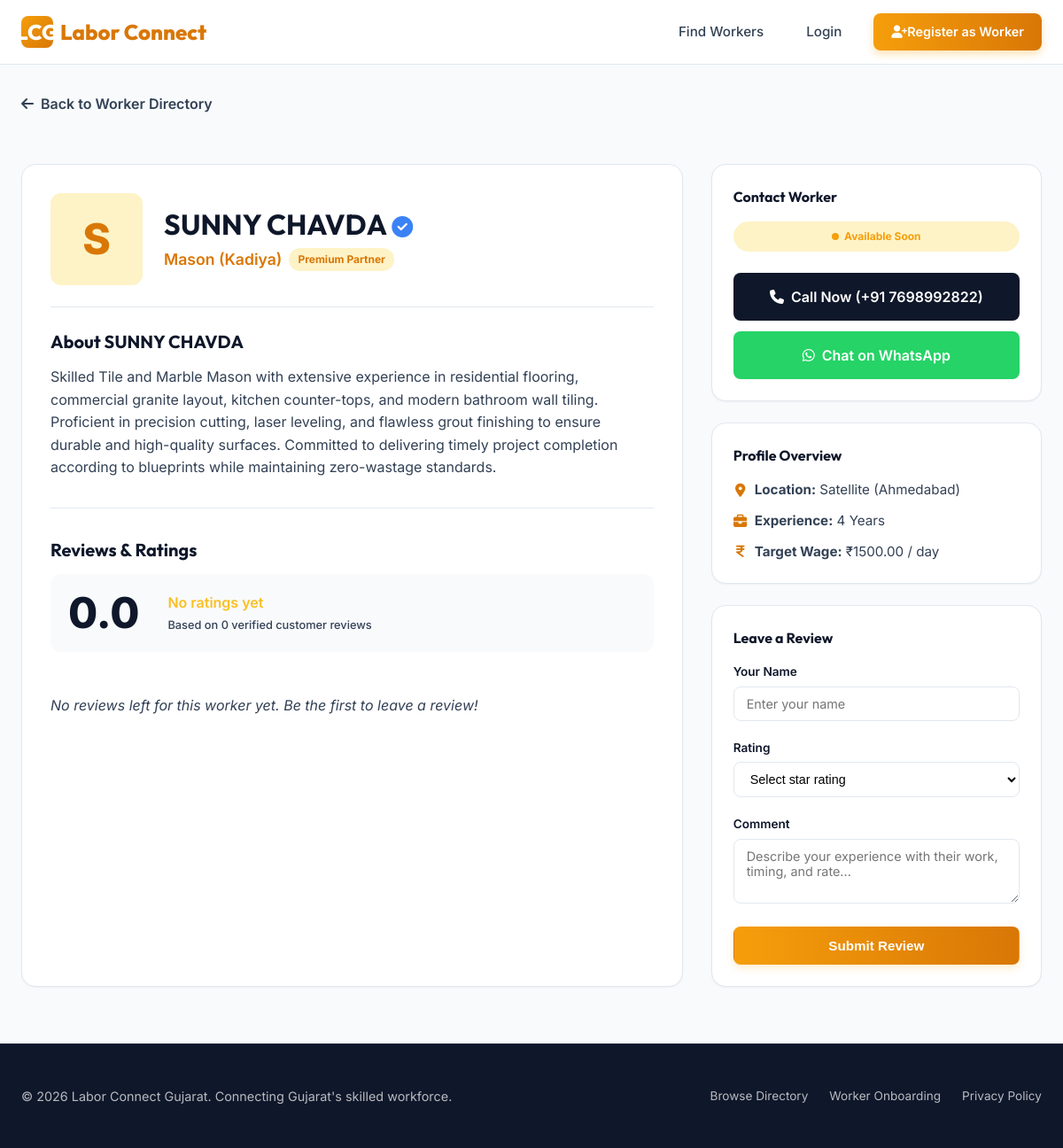
/worker/1/, run on the app's committed database.
### marketplace/models.py (models this page shows, shortened)
class WorkerProfile(models.Model):
    user = models.OneToOneField(User, on_delete=models.CASCADE, related_name='worker_profile')
    name = models.CharField(max_length=100)
    mobile_number = models.CharField(max_length=15, unique=True)
    whatsapp_number = models.CharField(max_length=15, blank=True)
    skill = models.CharField(max_length=30, choices=SKILL_CHOICES)
    experience = models.PositiveIntegerField(help_text="Years of experience")
    location = models.CharField(max_length=50, choices=LOCATION_CHOICES)
    availability = models.CharField(max_length=20, choices=AVAILABILITY_CHOICES, default='available')
    daily_rate = models.DecimalField(max_digits=8, decimal_places=2, null=True, blank=True, help_text="Daily rate in INR (optional)")
    bio = models.TextField(blank=True, max_length=500)
    profile_picture = models.ImageField(upload_to='workers/', null=True, blank=True)
    is_verified = models.BooleanField(default=False)
    is_premium = models.BooleanField(default=False)
    @property
    def average_rating(self):
        reviews = self.reviews.all()
        if reviews.exists():
            return round(sum(r.rating for r in reviews) / reviews.count(), 1)
        return 0.0
    @property
    def review_count(self):
        return self.reviews.count()

### marketplace/views.py (the view)
# urls.py: path('worker/<int:pk>/', views.worker_detail_view, name='worker_detail'),
def worker_detail_view(request, pk):
    worker = get_object_or_404(WorkerProfile, pk=pk)
    reviews = worker.reviews.all().order_by('-created_at')
    if request.method == 'POST':
        form = ReviewForm(request.POST)
        if form.is_valid():
            review = form.save(commit=False)
            review.worker = worker
            review.save()
            messages.success(request, f"Review submitted successfully for {worker.name}!")
            return redirect('worker_detail', pk=pk)
    else:
        form = ReviewForm()
    context = {
        'worker': worker,
        'reviews': reviews,
        'form': form,
    }
    return render(request, 'marketplace/worker_detail.html', context)

### marketplace/forms.py
class ReviewForm(forms.ModelForm):
    class Meta:
        model = Review
        fields = ['customer_name', 'rating', 'comment']
        widgets = {
            'rating': forms.Select(attrs={'class': 'rating-select'}),
            'comment': forms.Textarea(attrs={'rows': 3, 'placeholder': 'Write your honest review here...'}),
            'customer_name': forms.TextInput(attrs={'placeholder': 'Your Name'}),
        }

### marketplace/templates/marketplace/worker_detail.html (shortened to what this page needs)
{% extends 'marketplace/base.html' %}
{% load static %}
{% block content %}
<div class="container" style="margin-top: 2rem;">
    <a href="{% url 'home' %}" style="display: inline-flex; align-items: center; gap: 0.5rem; font-weight: 600; margin-bottom: 1.5rem; color: var(--neutral-body);" id="back-to-directory">
        <i class="fa-solid fa-arrow-left"></i> Back to Worker Directory
    </a>
    <div class="profile-layout">
        <div class="profile-main-card" id="profile-details-main">
            <div class="profile-detail-header">
                {% if worker.profile_picture %}
                    <img src="{{ worker.profile_picture.url }}" alt="{{ worker.name }}" class="profile-avatar-large">
                {% else %}
                    <div class="profile-avatar-large">
                        {{ worker.name|slice:":1" }}
                    </div>
                {% endif %}
                <div class="profile-name-section">
                    <h1 class="profile-title" id="worker-profile-name">
                        {{ worker.name }}
                        {% if worker.is_verified %}
                            <i class="fa-solid fa-circle-check verified-icon" style="font-size: 1.5rem;" title="Verified" id="worker-profile-verified"></i>
                        {% endif %}
                    </h1>
                    <div class="profile-tags">
                        <span class="worker-skill" style="font-size: 1.1rem;" id="worker-profile-skill">{{ worker.get_skill_display }}</span>
                        {% if worker.is_premium %}
                            <span class="badge" style="background-color: var(--primary-light); color: var(--primary-dark); font-weight: 700;" id="worker-profile-premium">Premium Partner</span>
                        {% endif %}
                    </div>
                </div>
            </div>
            <div class="profile-bio-section" id="worker-profile-about">
                <h3>About {{ worker.name }}</h3>
                <p class="profile-bio-text">
                    {{ worker.bio|default:"This worker has registered on Labor Connect Gujarat to offer skilled labor services. They are committed to delivering high-quality, professional workmanship on jobs across Ahmedabad. Contact directly below to discuss project details, scope of work, and rates." }}
                </p>
            </div>
            <div class="reviews-section" id="worker-reviews-wrapper">
                <h3>Reviews & Ratings</h3>
                <div class="review-summary-card" id="rating-summary-card">
                    <div class="review-summary-num" id="avg-rating-value">{{ worker.average_rating }}</div>
                    <div>
                        <div class="rating-stars" id="rating-summary-stars">
                            {% if worker.average_rating > 0 %}
                                <i class="fa-solid fa-star"></i>
                                <span style="font-size: 1.15rem; color: var(--neutral-dark);">{{ worker.average_rating }} / 5.0</span>
                            {% else %}
                                <span>No ratings yet</span>
                            {% endif %}
                        </div>
                        <span class="rating-text" id="total-reviews-count">Based on {{ worker.review_count }} verified customer reviews</span>
                    </div>
                </div>
                <div class="review-list" id="reviews-items-list">
                    {% for review in reviews %}
                        <div class="review-item" id="review-item-{{ review.id }}">
                            <div class="review-header">
                                <span class="review-author" id="review-author-{{ review.id }}">{{ review.customer_name }}</span>
                                <span class="review-date" id="review-date-{{ review.id }}">{{ review.created_at|date:"M d, Y" }}</span>
                            </div>
                            <div class="rating-stars" style="margin-bottom: 0.5rem; font-size: 0.85rem;" id="review-stars-{{ review.id }}">
                                {% for i in "12345"|make_list %}
                                    {% if forloop.counter <= review.rating %}
                                        <i class="fa-solid fa-star"></i>
                                    {% else %}
                                        <i class="fa-regular fa-star"></i>
                                    {% endif %}
                                {% endfor %}
                            </div>
                            <p class="review-comment" id="review-comment-{{ review.id }}">{{ review.comment }}</p>
                        </div>
                    {% empty %}
                        <p style="color: var(--neutral-body); font-style: italic; padding: 1.5rem 0;" id="no-reviews-fallback">No reviews left for this worker yet. Be the first to leave a review!</p>
                    {% endfor %}
                </div>
            </div>
        </div>
        <div class="profile-sidebar" id="profile-details-sidebar">
            <div class="sidebar-card" id="contact-action-card">
                <h4 style="margin-bottom: 1rem;">Contact Worker</h4>
                <div style="margin-bottom: 1.5rem;">
                    {% if worker.availability == 'available' %}
                        <div class="badge badge-available" style="width: 100%; justify-content: center; padding: 0.5rem;" id="sidebar-avail-available">
                            <span class="badge-dot"></span> Available Today
                        </div>
                    {% elif worker.availability == 'soon' %}
                        <div class="badge badge-soon" style="width: 100%; justify-content: center; padding: 0.5rem;" id="sidebar-avail-soon">
                            <span class="badge-dot"></span> Available Soon
                        </div>
                    {% else %}
                        <div class="badge badge-busy" style="width: 100%; justify-content: center; padding: 0.5rem;" id="sidebar-avail-busy">
                            <span class="badge-dot"></span> Currently Busy
                        </div>
                    {% endif %}
                </div>
                <div style="display: flex; flex-direction: column; gap: 0.75rem;">
                    <a href="tel:+91{{ worker.mobile_number }}" class="btn btn-secondary" style="gap: 0.5rem; font-size: 1rem; padding: 0.875rem;" id="sidebar-call-btn">
                        <i class="fa-solid fa-phone"></i> Call Now (+91 {{ worker.mobile_number }})
                    </a>
                    <a href="https://wa.me/91{{ worker.whatsapp_number|default:worker.mobile_number }}?text=Hello%20{{ worker.name }},%20I%20saw%20your%20profile%20on%20Labor%20Connect%20Gujarat%20and%20wanted%20to%20hire%20you." target="_blank" class="btn btn-primary" style="background: #25D366; gap: 0.5rem; font-size: 1rem; padding: 0.875rem; box-shadow: none;" id="sidebar-whatsapp-btn">
                        <i class="fa-brands fa-whatsapp"></i> Chat on WhatsApp
                    </a>
                </div>
            </div>
            <div class="sidebar-card" id="worker-stats-card">
                <h4 style="margin-bottom: 1rem;">Profile Overview</h4>
                <div class="worker-details-list" style="font-size: 0.95rem; gap: 0.75rem;">
                    <div class="detail-item" id="sidebar-loc">
                        <i class="fa-solid fa-location-dot" style="color: var(--primary-dark);"></i>
                        <span><strong>Location:</strong> {{ worker.get_location_display }}</span>
                    </div>
                    <div class="detail-item" id="sidebar-exp">
                        <i class="fa-solid fa-briefcase" style="color: var(--primary-dark);"></i>
                        <span><strong>Experience:</strong> {{ worker.experience }} Years</span>
                    </div>
                    {% if worker.daily_rate %}
                        <div class="detail-item" id="sidebar-rate">
                            <i class="fa-solid fa-indian-rupee-sign" style="color: var(--primary-dark);"></i>
                            <span><strong>Target Wage:</strong> ₹{{ worker.daily_rate }} / day</span>
                        </div>
                    {% endif %}
                </div>
            </div>
            <div class="review-form-card" id="submit-review-card">
                <h4 style="margin-bottom: 1rem; color: var(--neutral-dark);">Leave a Review</h4>
                <form method="POST" id="submit-review-form">
                    <div class="form-group" id="form-group-customer-name">
                        <label for="id_customer_name" class="input-label">Your Name</label>
                        <input type="text" name="customer_name" id="id_customer_name" class="form-control" placeholder="Enter your name" required>
                    </div>
                    <div class="form-group" id="form-group-rating">
                        <label for="id_rating" class="input-label">Rating</label>
                        <select name="rating" id="id_rating" class="rating-select" required>
                            <option value="" disabled selected>Select star rating</option>
                        </select>
                    </div>
                    <div class="form-group" id="form-group-comment">
                        <label for="id_comment" class="input-label">Comment</label>
                        <textarea name="comment" id="id_comment" class="form-control" rows="3" placeholder="Describe your experience with their work, timing, and rate..." required></textarea>
                    </div>
                    <button type="submit" class="btn btn-primary" style="width: 100%;" id="submit-review-btn">
                        Submit Review
                    </button>
                </form>
            </div>
        </div>
    </div>
</div>
{% endblock %}

### data on the page
WorkerProfile: name "S", name "SUNNY CHAVDA", skill "Mason (Kadiya)", bio "Skilled Tile and Marble Mason with extensive experience in residential flooring, commercial granite layout, kitchen counter-tops, and modern bathroom wall tiling. Proficient in precision cutting, laser leveling, and flawless grout finishing to ensure durable and high-quality surfaces. Committed to delivering timely project completion according to blueprints while maintaining zero-wastage standards.", average_rating "0.0", review_count "0", mobile_number "7698992822", location "Satellite (Ahmedabad)", experience "4", daily_rate "1500.00"
